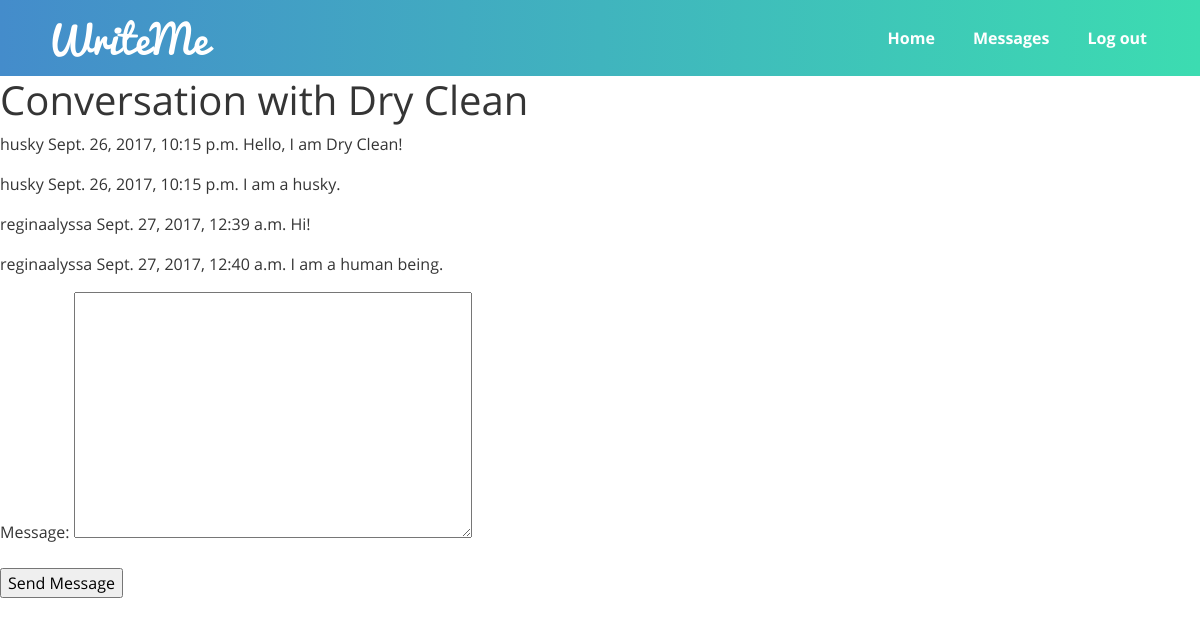
Page /messages/husky/ (signed in) on the earlier database version.
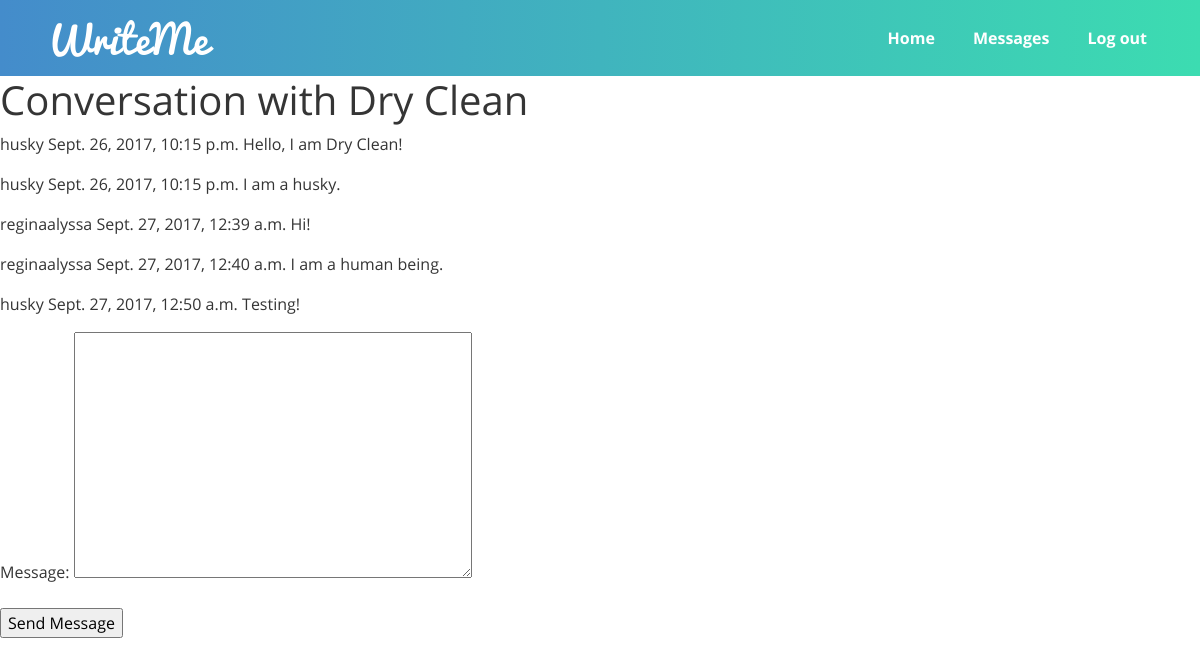
Same page on the later database version.
### messaging/models.py (models this page shows)
class Message(models.Model):
    conversation = models.ForeignKey(Conversation)
    sender = models.ForeignKey(User)
    message = models.TextField()
    timestamp = models.DateTimeField(auto_now_add=True)
    unread_flag = models.BooleanField(default=True)

### messaging/views.py (the view, shortened to what this page needs)
# urls.py: url(r'^(?P<username>\w+)/$', ConversationMessagesListView.as_view(), name='conversation'),
class ConversationMessagesListView(NewMessageView):
    template_name = "messaging/conversation.html"
    form_class = NewMessageHiddenUserForm
    def get_queryset(self):
        user1 = self.request.user
        user2 = User.objects.get(username=self.kwargs.get('username'))
        try:
            conversation = Conversation.objects.get(
                (Q(user1=user1) & Q(user2=user2)) |
                (Q(user1=user2) & Q(user2=user1))
            )
        except Conversation.DoesNotExist:
            print("Did not retrieve conversation.")
            return None
        messages_list = Message.objects.filter(conversation=conversation).order_by('timestamp')
        messages_list.exclude(sender=user1).update(unread_flag=False)
        return messages_list
    def get_context_data(self, **kwargs):
        context = super(ConversationMessagesListView, self).get_context_data(**kwargs)
        context['conversation_user'] = get_object_or_404(User, username=self.kwargs.get('username'))
        context['messages_list'] = self.get_queryset()
        return context

### messaging/forms.py
class NewMessageHiddenUserForm(NewMessageForm):
    username = forms.CharField(widget=forms.HiddenInput())

### messaging/views.py (called while the page is built)
    def get_initial(self):
        initial = super(NewMessageView, self).get_initial()
        initial['username'] = self.kwargs.get('username')
        return initial

### messaging/templates/messaging/conversation.html (shortened to what this page needs)
{% extends "base.html" %}
{% block content %}
    <h1>Conversation with {{ conversation_user.first_name }} {{ conversation_user.last_name }}</h1>
    {% if messages_list %}
        {% for message in messages_list %}
            <p>
                {{ message.sender }}
                {{ message.timestamp }}
                {{ message.message }}
            </p>
        {% endfor %}
    {% else %}
        <p>You haven't made a conversation with {{ conversation_user.first_name }} yet.</p>
    {% endif %}
    <form action="" method="post">
        {{ form.as_p }}
        <input type="submit" value="Send Message" /><br />
    </form>
{% endblock %}

Differences in the rows shown:
added Message: sender "husky", timestamp "Sept. 27, 2017, 12:50 a.m.", message "Testing!"
